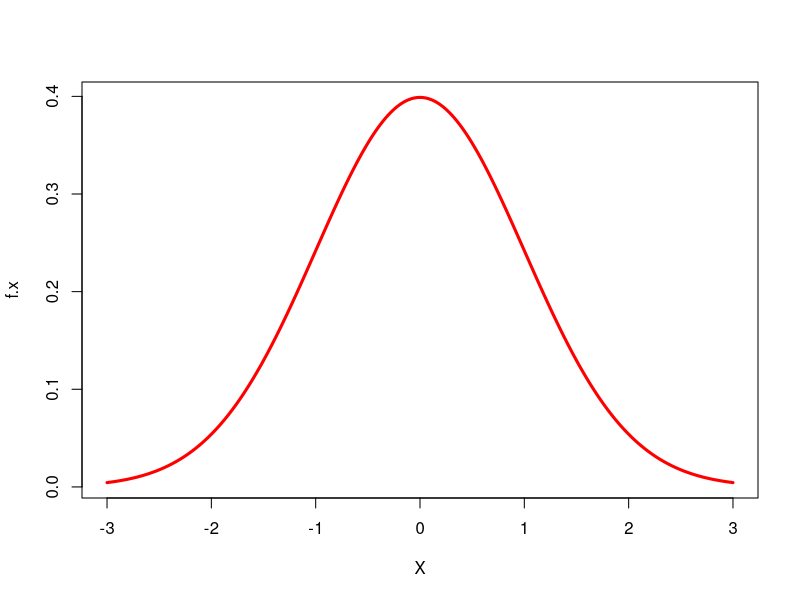

Recreate this plot in R.
## ---- chunk 1
#| label: fig-bellcurve
#| fig-cap: "A traditional bell curve."
#| warning: false
X <- seq(from=-3, to=3, length.out=1000)

f.x <- dnorm(X, mean = 0, sd = 1)

plot(X, f.x, type = 'l', col = "red", lwd=3)
